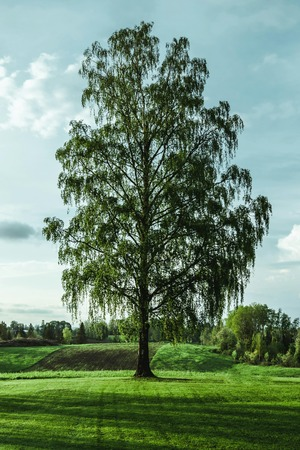
#> input picture open_cv/phase2/tree_image.jpg, 300 x 450 px
$ python forth.py
#> lines starting #> are read from the running program, lines starting #| are printed output that depends on the picture
# fliping image
# 0 - top to bottom
# 1 - left to right
# -1 - both

import cv2

image = cv2.imread('tree_image.jpg')
#> image is the input picture: shape (450, 300, 3); mean B, G, R 115.2, 137.8, 112.2

if image is None:
    print("image not fount")
else:
    print('image loaded')

    # flip horizontal
    flip_h = cv2.flip(image, 1)
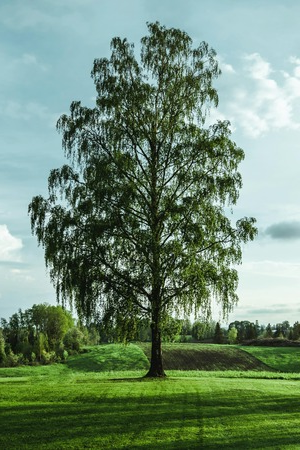
#> flip_h: shape (450, 300, 3); mean B, G, R 115.2, 137.8, 112.2

    # flip vertica;
    flip_v = cv2.flip(image, 0)
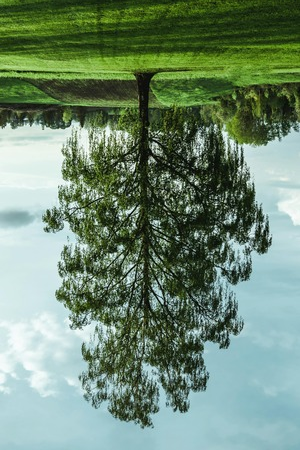
#> flip_v: shape (450, 300, 3); mean B, G, R 115.2, 137.8, 112.2

    # flip both
    flip_b = cv2.flip(image, -1)
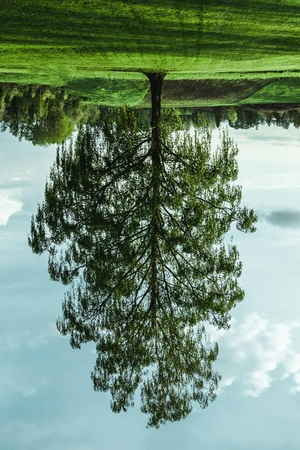
#> flip_b: shape (450, 300, 3); mean B, G, R 115.2, 137.8, 112.2

    cv2.imshow('original image', image)
    cv2.imshow('horizontal flip image', flip_h)
    cv2.imshow('vertical flip image', flip_v)
    cv2.imshow('both flip image', flip_b)
    cv2.waitKey(0)
    cv2.destroyAllWindows()
